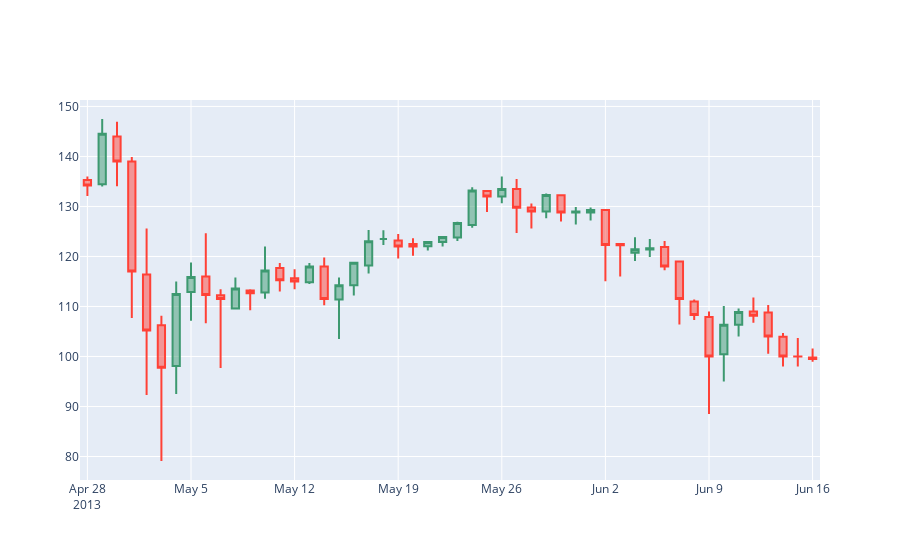

The cell this chart's notebook holds for it:
### Code cell
fig = go.Figure(data = candle_data)
# Update the layout to hide the x-axis range slider
fig.update_layout(xaxis_rangeslider_visible = False)
fig.show()
